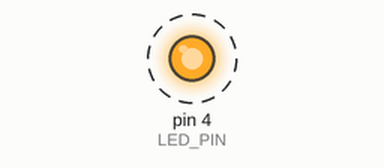
The sketch below on a simulated Arduino Uno, built with avr-gcc and run on an emulated ATmega328P. On the bench: output pins drawn as LEDs (lit = HIGH). Dashed ring = blinking.

Above: at 0.4 s.
Timing chart, 0 to 4.1 s (numbered marks = the images above):
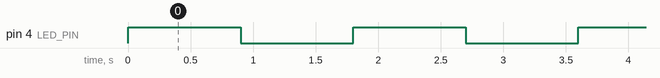

Measured:
- by itself, pin 4 (LED_PIN): alternates HIGH for 0.90 s and LOW for 0.90 s

The sketch:

LEDONOFFCYCLE.ino
```cpp
#define LED_PIN 4

void setup() {
  pinMode(LED_PIN, OUTPUT);
}

void loop() {
  digitalWrite(LED_PIN, HIGH);
  delay(900);
  digitalWrite(LED_PIN, LOW);
  delay(900);
}
```
